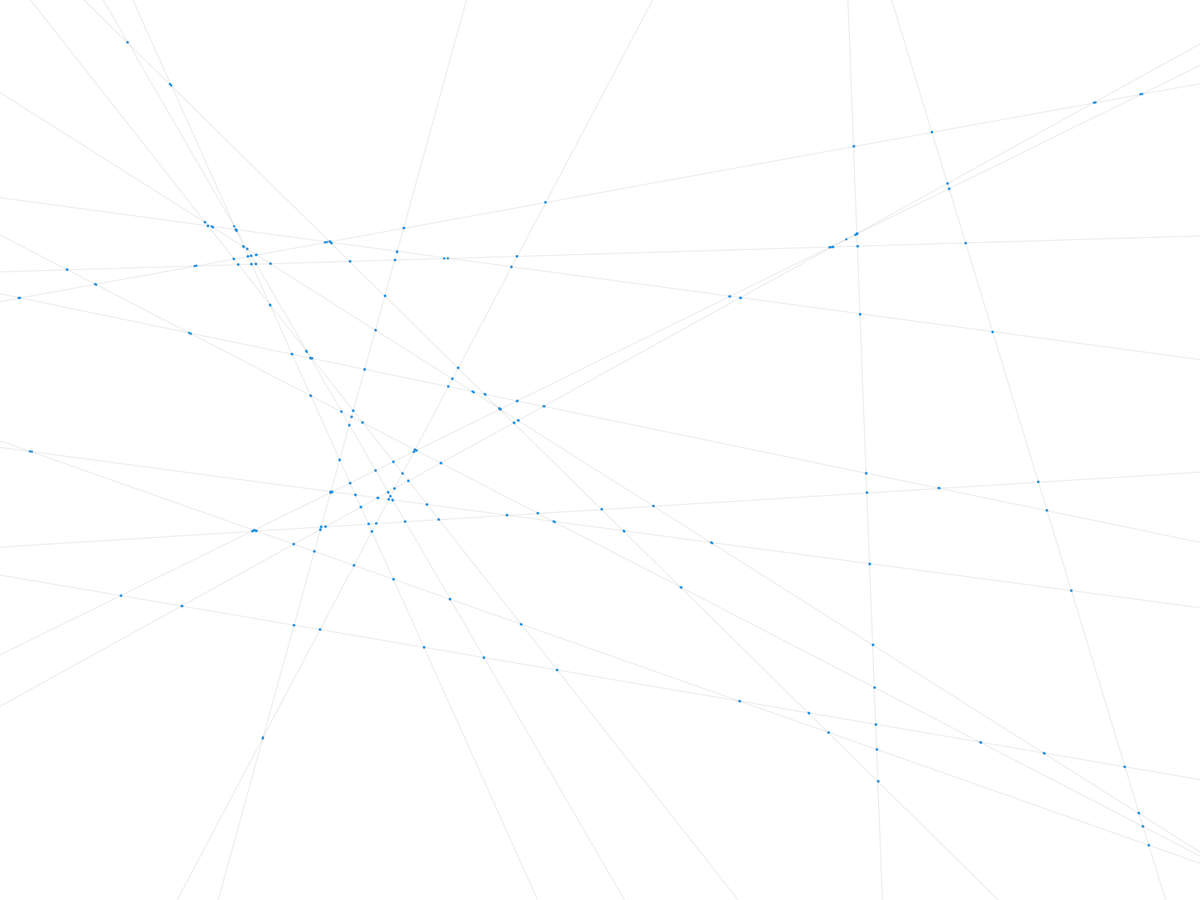
Frame 1 (no input)
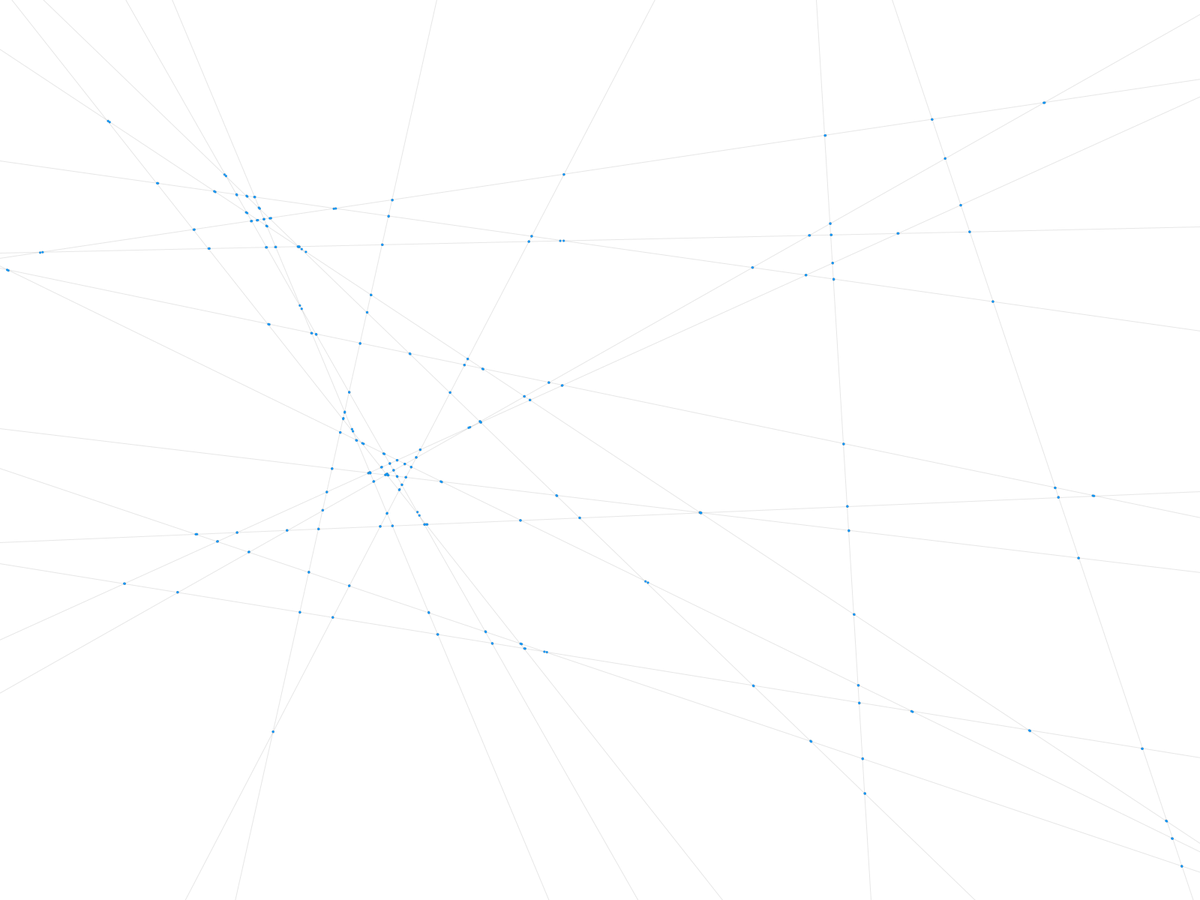
Frame 60 (the mouse pressed at the canvas centre just before this capture)
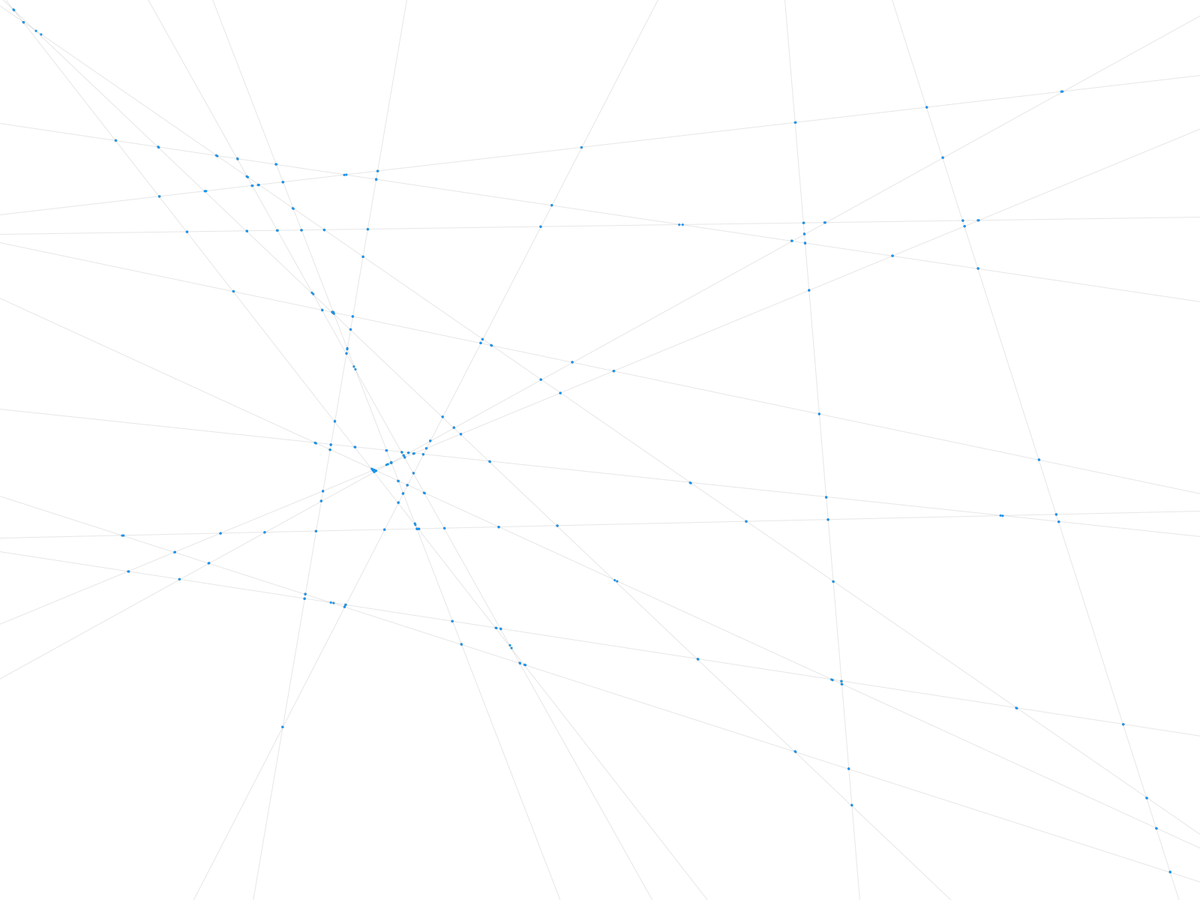
Frame 120 (the mouse held since frame 60 and released just before this capture)

The Processing sketch that drew these frames (run headless with seeded random() and noise(); from frame 60 on, the mouse is pressed at the canvas centre):

// Processing sketch: sketch_170305D
// ── sketch_170305D.pde
ArrayList connectors = new ArrayList();

void setup() {
  fullScreen();
  stroke(125, 50);
  for (int i = 0; i < 20; i++) {
    if (random(0, 1) < 0.5) {
      connectors.add(new Connector(new PVector(random(0, width), -1), new PVector(random(0, width), height+1)));
    } else {
      connectors.add(new Connector(new PVector(-1, random(height)), new PVector(width+1, random(height))));
    }
  }
}

void draw() {
  background(255);
  for (int i = 0; i < connectors.size (); i++) {
    Connector c = (Connector) connectors.get(i);
    c.draw();
    c.boundaries();
    for (int q = 0; q < connectors.size (); q++) {
      Connector c2 = (Connector) connectors.get(q);
      fill(0, 150, 255);
      if (c.calcIntersect(c2) != null) {
        ellipse(c.calcIntersect(c2).x, c.calcIntersect(c2).y, 3, 3);
      }
    }
  }
}

class Connector {
  PVector start;
  PVector end;

  PVector sVel;
  PVector eVel;

  Connector(PVector startLoc, PVector endLoc) {
    this.start = startLoc;
    this.end = endLoc;

    sVel = new PVector(random(-1, 1), random(-1, 1));
    eVel = new PVector(random(-1, 1), random(-1, 1));
  }

  void draw() {
    start.add(sVel);
    end.add(eVel);
    line(start.x, start.y, end.x, end.y);
  }

  /* Code used from Jerome Herr's sketch "intersect" */
  PVector calcIntersect(Connector c1) {
    float a = end.y - start.y;
    float b = start.x - end.x;
    float c = a * start.x + b * start.y;

    float a2 = c1.end.y - c1.start.y;
    float b2 = c1.start.x - c1.end.x;
    float c2 = a2 * c1.start.x + b2 * c1.start.y;

    float den = a * b2 - a2 * b;
    if (den == 0) return null;
    return new PVector((b2 * c - b * c2) / den, (a * c2 - a2 * c) / den);
  }

  void boundaries() {
    if (start.x <= 0) sVel.x *= -1;
    if (start.x >= width) sVel.x *= -1;
    if (start.y <= 0) sVel.y *= -1;
    if (start.y >= height) sVel.y *= -1;

    if (end.x <= 0) eVel.x *= -1;
    if (end.x >= width) eVel.x *= -1;
    if (end.y <= 0) eVel.y *= -1;
    if (end.y >= height) eVel.y *= -1;
  }
}
